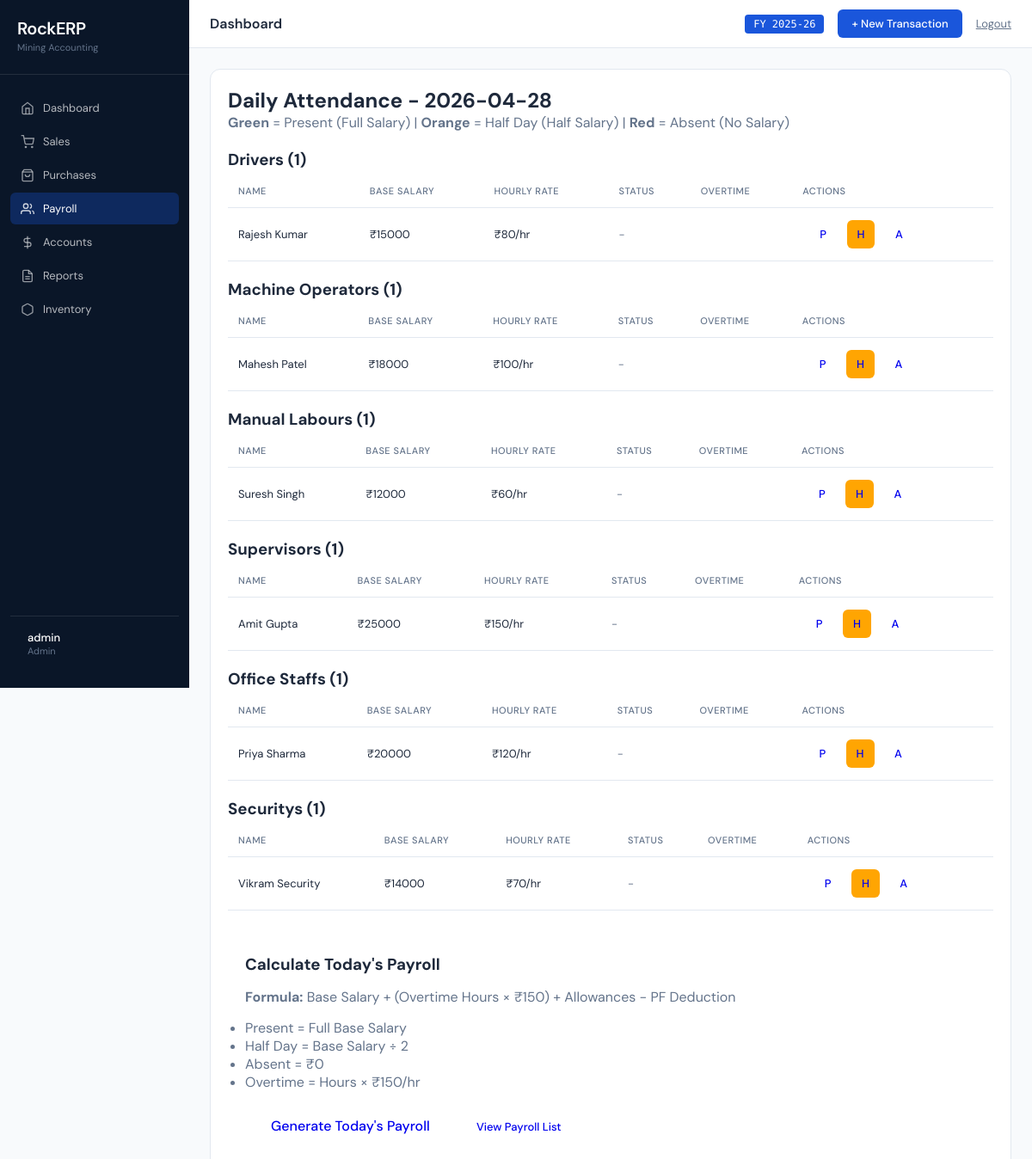
Page /attendance (signed in) on the committed database.
### models.py (models this page shows)
class Employee(db.Model):
    id = db.Column(db.Integer, primary_key=True)
    name = db.Column(db.String(100), nullable=False)
    employee_type = db.Column(db.String(50), nullable=False)
    base_salary = db.Column(db.Numeric(precision=15, scale=2), default=0)
    hourly_rate = db.Column(db.Numeric(precision=15, scale=2), default=0)
    pf_rate = db.Column(db.Numeric(precision=5, scale=2), default=12)
    transport_allowance = db.Column(db.Numeric(precision=15, scale=2), default=0)
    food_allowance = db.Column(db.Numeric(precision=15, scale=2), default=0)
    housing_allowance = db.Column(db.Numeric(precision=15, scale=2), default=0)
    is_active = db.Column(db.Boolean, default=True)
    created_at = db.Column(db.DateTime, default=utc_now)

### routes/payroll.py (the view)
@bp.route('/attendance')
@login_required
def attendance():
    from datetime import date
    employees = Employee.query.filter_by(is_active=True).all()
    today = date.today()
    attendance_records = Attendance.query.filter_by(date=today).all()
    present_ids = [a.employee_id for a in attendance_records]
    return render_template('attendance.html', employees=employees, attendance_records=attendance_records, present_ids=present_ids, today=today)

### routes/auth_utils.py (called while the page is built)
def login_required(f):
    @wraps(f)
    def decorated_function(*args, **kwargs):
        if 'user_id' not in session:
            flash('Please log in to access this page', 'error')
            return redirect(url_for('auth.login'))
        user = db.session.get(User, session.get('user_id'))
        if user is None:
            session.clear()
            flash('Session expired. Please log in again.', 'error')
            return redirect(url_for('auth.login'))
        return f(*args, **kwargs)
    return decorated_function

### templates/attendance.html (shortened to what this page needs)
{% extends "base.html" %}
{% block content %}
<div class="card">
    <h2>Daily Attendance - {{ today }}</h2>
    <p style="color: var(--text-muted); margin-bottom: 20px;">
        <strong>Green</strong> = Present (Full Salary) |
        <strong>Orange</strong> = Half Day (Half Salary) |
        <strong>Red</strong> = Absent (No Salary)
    </p>
    {% set types = ['Driver', 'Machine Operator', 'Manual Labour', 'Supervisor', 'Office Staff', 'Security'] %}
    {% for worker_type in types %}
        {% set type_employees = employees|selectattr('employee_type', 'equalto', worker_type)|list %}
        {% if type_employees %}
        <h3 style="color: var(--accent-blue); margin-top: 20px; border-bottom: 1px solid var(--border-color); padding-bottom: 5px;">
            {{ worker_type }}s ({{ type_employees|length }})
        </h3>
        <table>
            <thead>
                <tr>
                    <th>Name</th>
                    <th>Base Salary</th>
                    <th>Hourly Rate</th>
                    <th>Status</th>
                    <th>Overtime</th>
                    <th>Actions</th>
                </tr>
            </thead>
            <tbody>
                {% for emp in type_employees %}
                <tr>
                    <td>{{ emp.name }}</td>
                    <td>₹{{ "%.0f"|format(emp.base_salary) }}</td>
                    <td>₹{{ "%.0f"|format(emp.hourly_rate) }}/hr</td>
                    <td>
                        {% if emp.id in present_ids %}
                            {% for att in attendance_records %}
                                {% if att.employee_id == emp.id %}
                                    {% if att.status == 'present' %}
                                        {% if att.half_day %}
                                            <span style="color: #ffa502; font-weight: bold;">HALF DAY</span>
                                        {% else %}
                                            <span style="color: var(--success); font-weight: bold;">PRESENT</span>
                                        {% endif %}
                                    {% else %}
                                        <span style="color: var(--danger); font-weight: bold;">ABSENT</span>
                                    {% endif %}
                                {% endif %}
                            {% endfor %}
                        {% else %}
                            <span style="color: var(--text-muted);">-</span>
                        {% endif %}
                    </td>
                    <td>
                    </td>
                    <td class="actions">
                        <a href="{{ url_for('payroll.mark_attendance', id=emp.id, status='present') }}" class="btn btn-success" title="Full Day">P</a>
                        <a href="{{ url_for('payroll.mark_attendance', id=emp.id, status='half') }}" class="btn" style="background: #ffa502; padding: 8px 12px;" title="Half Day">H</a>
                        <a href="{{ url_for('payroll.mark_attendance', id=emp.id, status='absent') }}" class="btn btn-danger" title="Absent">A</a>
                    </td>
                </tr>
                {% endfor %}
            </tbody>
        </table>
        {% endif %}
    {% endfor %}
    <div style="margin-top: 30px; padding: 20px; background: var(--bg-header); border-radius: 8px;">
        <h3 style="color: var(--accent-blue); margin-bottom: 15px;">Calculate Today's Payroll</h3>
        <p style="color: var(--text-muted); margin-bottom: 15px;">
            <strong>Formula:</strong> Base Salary + (Overtime Hours × ₹150) + Allowances - PF Deduction
        </p>
        <ul style="color: var(--text-muted); margin-bottom: 15px;">
            <li>Present = Full Base Salary</li>
            <li>Half Day = Base Salary ÷ 2</li>
            <li>Absent = ₹0</li>
            <li>Overtime = Hours × ₹150/hr</li>
        </ul>
        <a href="{{ url_for('payroll.generate_payroll') }}" class="btn btn-success" style="font-size: 16px; padding: 15px 30px;">Generate Today's Payroll</a>
        <a href="{{ url_for('payroll.payroll_list') }}" class="btn">View Payroll List</a>
    </div>
</div>
{% endblock %}

### templates/base.html (style rules this page uses)
:root { --blue: #1A56DB; --teal: #0CA678; --amber: #F59E0B; --red: #EF4444; --border: #E2E8F0; --surface: #F8FAFC; --sidebar-bg: #0A1628; --text-dark: #1E293B; --text-muted: #64748B; --white: #FFFFFF; }
* { margin: 0; padding: 0; box-sizing: border-box; }
body { font-family: 'DM Sans', sans-serif; background: var(--surface); color: var(--text-dark); display: flex; min-height: 100vh; }
.card { background: var(--white); border: 1px solid var(--border); border-radius: 12px; padding: 20px; margin-bottom: 20px; }
table { width: 100%; border-collapse: collapse; }
th { font-size: 11px; text-transform: uppercase; letter-spacing: 0.5px; color: var(--text-muted); font-weight: 500; text-align: left; padding: 12px; border-bottom: 1px solid var(--border); }
td { padding: 12px; border-bottom: 1px solid var(--border); font-size: 13px; }
.btn { display: inline-block; padding: 10px 20px; border-radius: 6px; font-size: 13px; font-weight: 500; text-decoration: none; cursor: pointer; border: none; transition: all 0.2s; }

### rows in the picture
Employee: name "Rajesh Kumar", base_salary "15000", hourly_rate "80"
Employee: name "Mahesh Patel", base_salary "18000", hourly_rate "100"
Employee: name "Suresh Singh", base_salary "12000", hourly_rate "60"
Employee: name "Amit Gupta", base_salary "25000", hourly_rate "150"
Employee: name "Priya Sharma", base_salary "20000", hourly_rate "120"
Employee: name "Vikram Security", base_salary "14000", hourly_rate "70"

### other values in the picture
{{ session.username }} "admin"
{{ session.role }} "Admin"
{{ worker_type }} "Driver" "Machine Operator" "Manual Labour" "Supervisor" "Office Staff" "Security"
{{ type_employees|length }} "1" "1" "1" "1" "1" "1"
